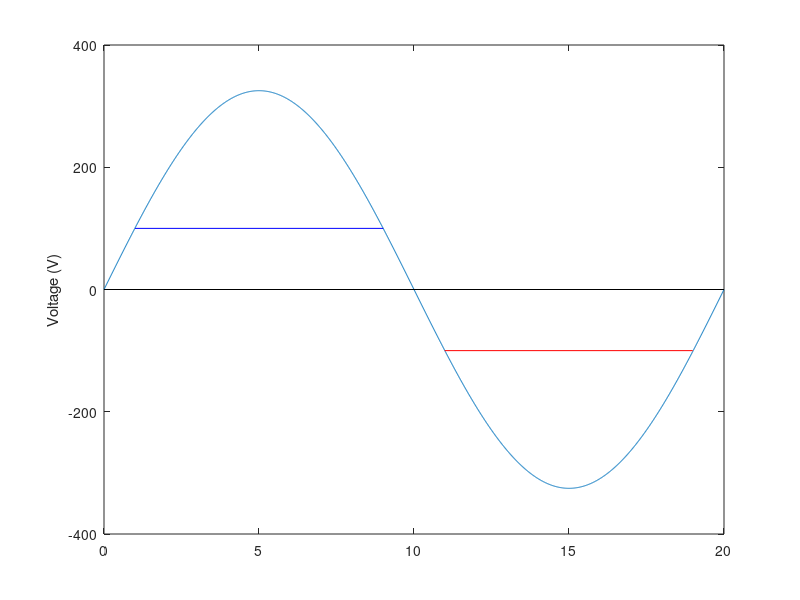

This chart was generated by the following MATLAB code: (Note: this script raises an error after producing the figure.)

A= 230 * sqrt(2);

f=50;


t=[0:0.00001:0.02];


y = A * sin(2*pi*f*t);


figure;
title('AC voltage');
xlabel('Time (ms)');

plot(1000.*t, y);

hold on;
plot(1000.*[t(1) t(end)], [0 0], 'black');


plot([t(101) t(902)].*1000, [100 100], 'blue');
plot([t(1100) t(1900)].*1000, [-100 -100], 'red');

ylabel('Voltage (V)');





yyaxis right;
trigger = (y > 100) + (y < -100);
plot(1000.*t, trigger);
ylim([-2 2]);

ylabel('Trigger output');



legend('AC', '0 V', '+100 V', '-100 V', 'Trigger');
%legend('AC', '0 V');









